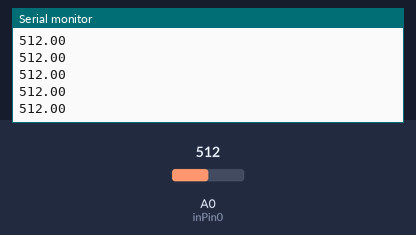
A sketch run on a simulated Arduino Uno, built with avr-gcc and run on an emulated ATmega328P. On the bench: the last lines printed to the serial monitor. The test bench sets the inputs (shaded band); at power-on: A0 (inPin0) = 512.

Above: at 1.2 s.
1.3 s: A0 (inPin0) set to 716
At 1.31 s:
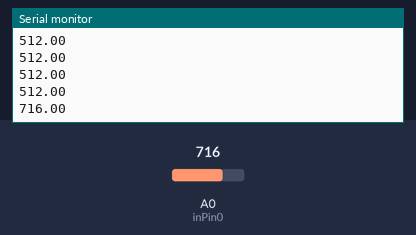
2.8 s: A0 (inPin0) set to 900
At 2.82 s:
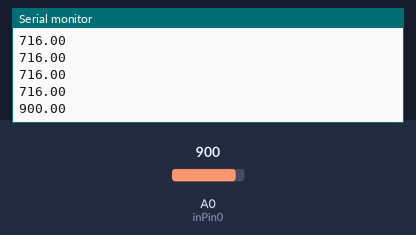
Timing chart, 0 to 5.8 s (numbered marks = the images above; inputs shaded):
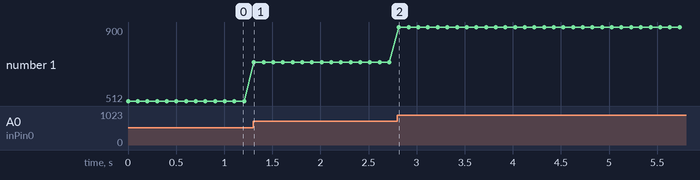

Measured:
- after the input at 1.3 s, the serial monitor: prints a new line at once (image 1)
- after the input at 2.8 s, the serial monitor: prints a new line at once (image 2)
- plotted number 1: 512 → 716 after the input at 1.3 s, 716 → 900 after the input at 2.8 s

The sketch:

MEASURE_LIGHT_USING_PHOTODIODE.ino
```cpp
#define inPin0 0

void setup(void) {

  Serial.begin(9600);
  Serial.println();

}

void loop(void) {

  int pinRead0 = analogRead(inPin0);
  float pVolt0 = pinRead0;
  Serial.print(pVolt0);
  Serial.println();

  delay(100);

}


/*


PRINT VOLT
int sensorPin = A0;
int sensorValue = 0;

void setup(void) {
   Serial.begin(9600);
   //pinMode(sensorPin, INPUT);
}

void loop(void) {
   sensorValue = analogRead(sensorPin);
   Serial.println(sensorValue);
} */
```
